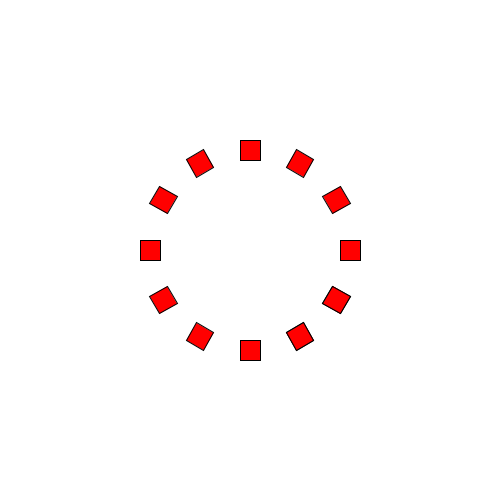
Frame 1 (no input)
Frame 60 (the mouse pressed at the canvas centre just before this capture): identical to frame 1, image omitted
Frame 120 (the mouse held since frame 60 and released just before this capture): identical to frame 1, image omitted

The Processing sketch that drew this single still picture (run headless with seeded random() and noise(); from frame 60 on, the mouse is pressed at the canvas centre):

// Processing sketch: rotacion_Push_Pop_Matrix_03a
// ── rotacion_Push_Pop_Matrix_03a.pde
/*
Ejemplo Push-Pop Matrix
Francisco Zamorano, 2018
*/

void setup() {
  size(500, 500);
  rectMode(CENTER);
}

void draw() {
  background(255);

  //Ahora que ya sabemos como rotar, hagámos un poco de FOR LOOP FUN!
  
  //En cada vuelta del loop rotaremos un poco
  for (int i=0; i<15; i++) {
    pushMatrix();
    translate(width/2, height/2); 
    rotate(radians(30*i)); //rotamos 30 grados en cada vuelta
    fill(255,0,0);
    rect(100, 0, 20,20); //ponemos el rect en x=100
    popMatrix();
  }
}
